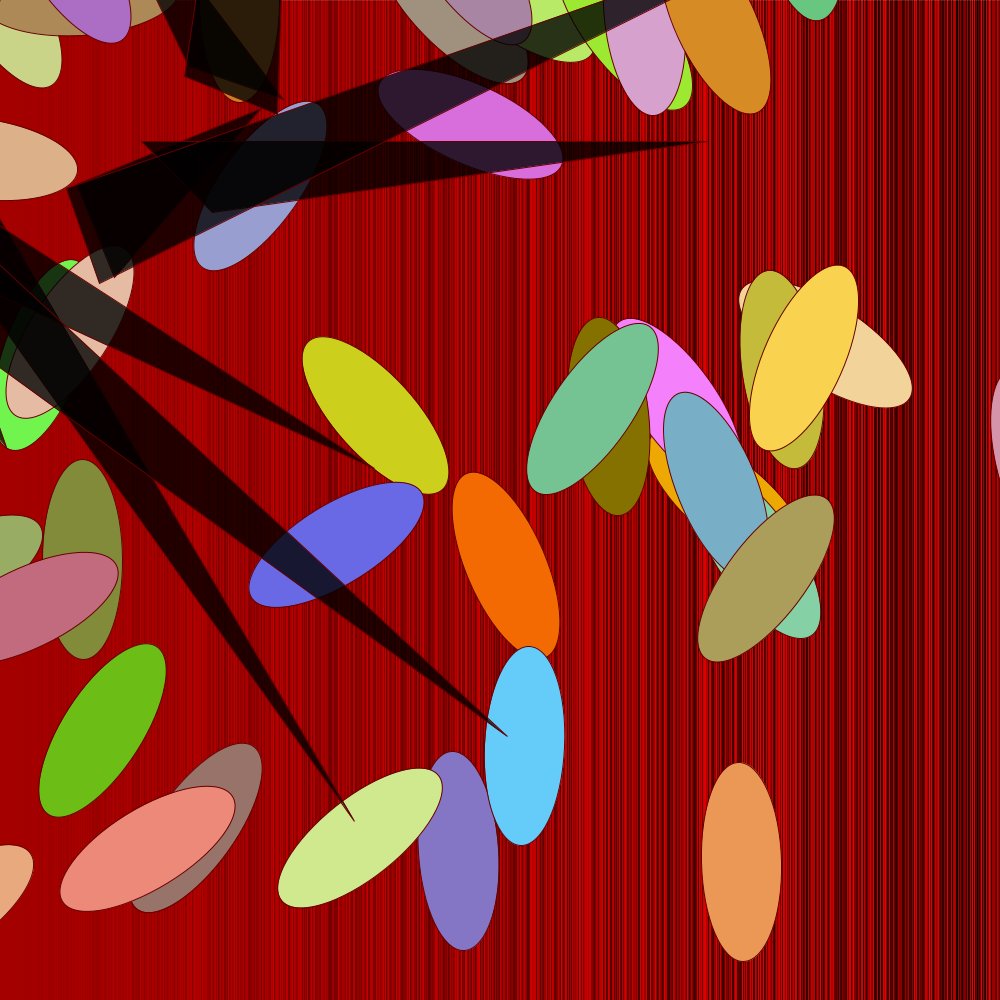
Frame 1 (no input)
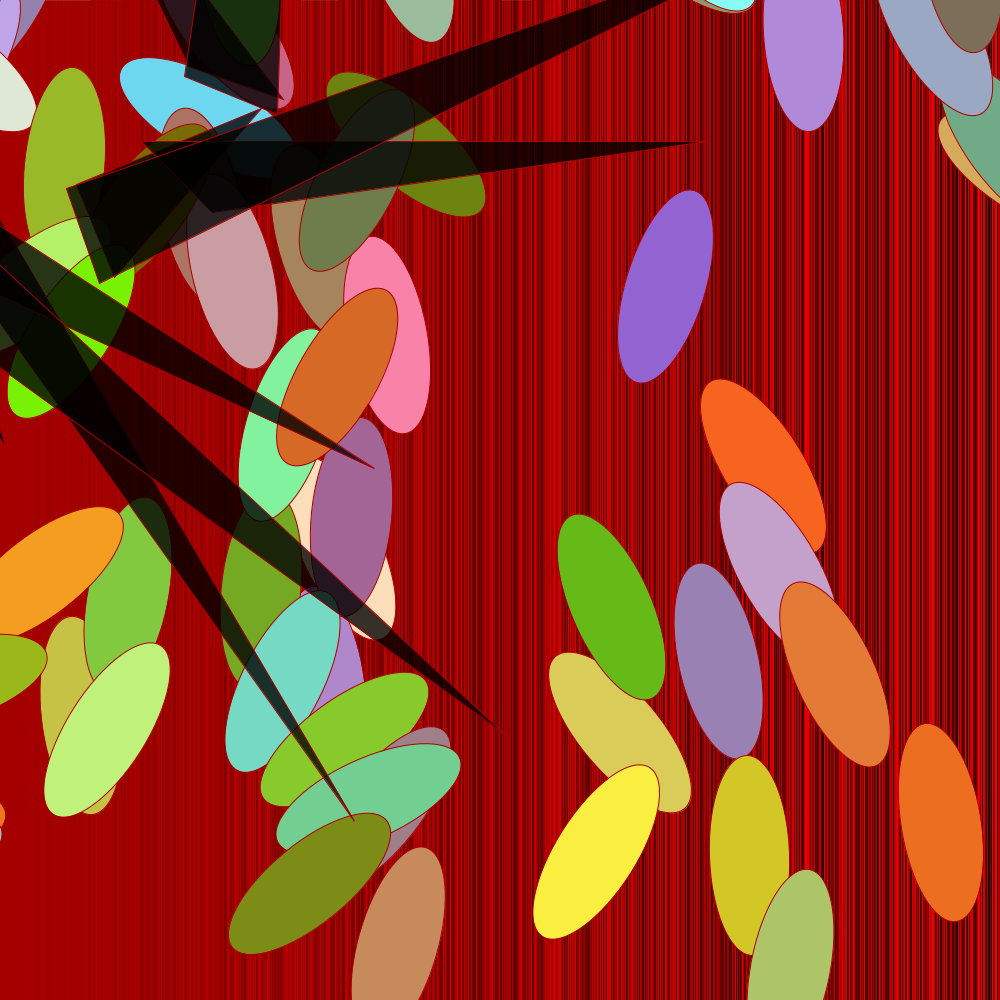
Frame 60 (the mouse pressed at the canvas centre just before this capture)
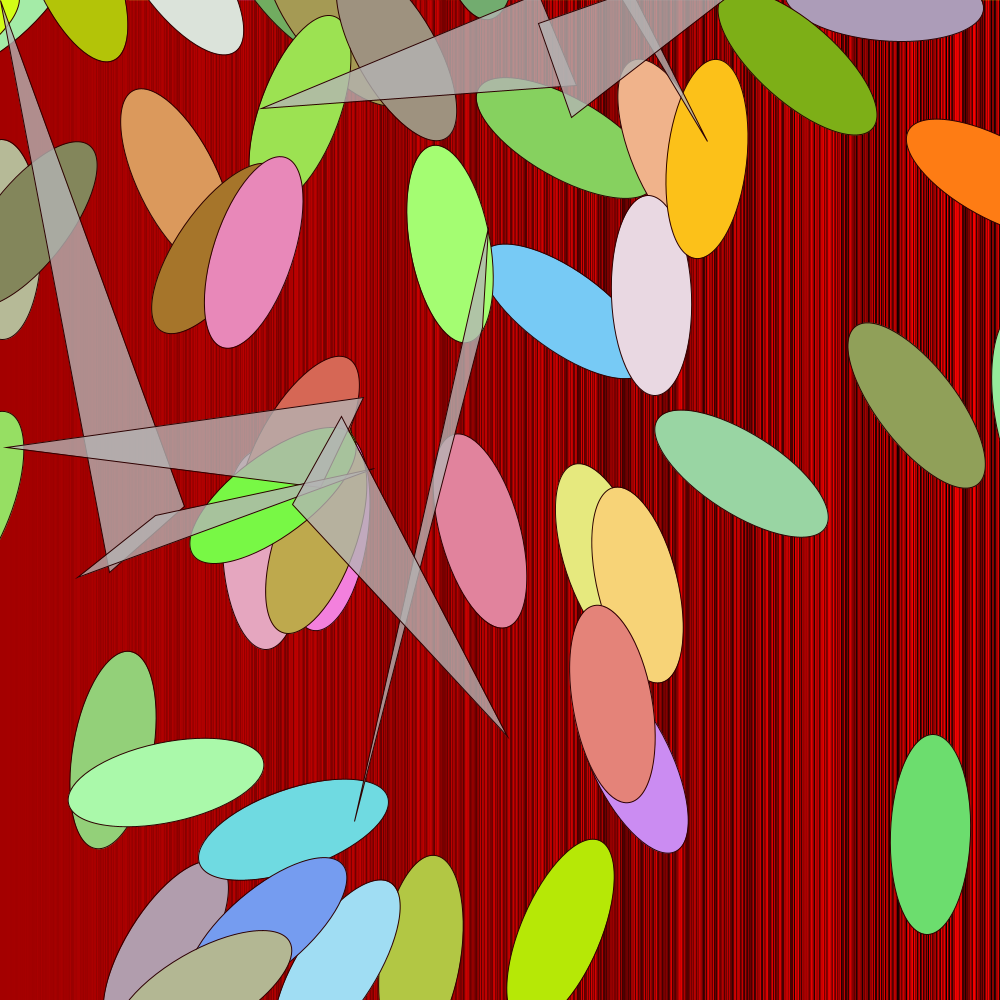
Frame 120 (the mouse held since frame 60 and released just before this capture)

The Processing sketch that drew these frames (run headless with seeded random() and noise(); from frame 60 on, the mouse is pressed at the canvas centre):

// Processing sketch: Assignment_5_1
// ── Assignment_5_1.pde
// milena correa
// code 1
// assignment 5.1


//used an example from david schiffmans processing book to get the animation timing (p177)
// didnt use it in the end since it affected other code, but keeping here as process/future reference

//int savedTime;
//int totalTime = 1000;

int speed = 0;
float color1 = random(0, 255);
float angle = 1;
float b = 0;
float g = 0;
float total = 0;

void setup() {
  size(1000, 1000);
  noStroke();
}

void draw() {

  //draw lines in background
  for (float x2  = 0; x2 < width; x2++) {
    stroke(map(x2, 0, 1000, color1, random(0, 255)), b, g);
    line(x2, 0, x2, height);
    //stroke(map(mouseX, 0, 1500, 0, 255), map(mouseY, 0, 1500, 0, 255), 125, 10);

    keyPressed();
    {
      if (key == CODED) {
        if (keyCode == RIGHT) {
          b = 125;
        } else if
          (keyCode == LEFT) {
          g = 125;
        }
      }
    }
  }


  // int passedTime = millis() - savedTime; 
  // if (passedTime > totalTime) {

  // draw petals around the screen
  push();
  for (float x = 0; x < width; x = x + 80) {
    for (float y = 0; y < height; y = y + 80) {
      fill(random(99, 255), random(100, 255), random(0, 255));
      speed++;
      rotate(sin(10) * speed);
      ellipse(x, y, 80, 200);

      //savedTime = millis();
    }
  }
  pop();

  // draw triangles
  push();
  for (float x3 = 0; x3 < width; x3 = x3 + 200) {
    for (float y3 = 0; y3 < height; y3 = y3 + 200) {
      rotate(sin(angle));

      fill(dist(0, 0, map(mouseX, 0, 1000, 0, 255)
      , map(mouseY, 0, 1000, 0, 255
        )), 200);

      triangle(mouseX, 300, mouseY, 200, x3, y3);

      keyPressed();
      {
        if (key == CODED) {
          if (keyCode == UP) 
          {
            angle++;
          } else if (keyCode == DOWN)
          {
            angle--;
          }
        }
      }
      println(angle);
    }
  }

  pop();
}
